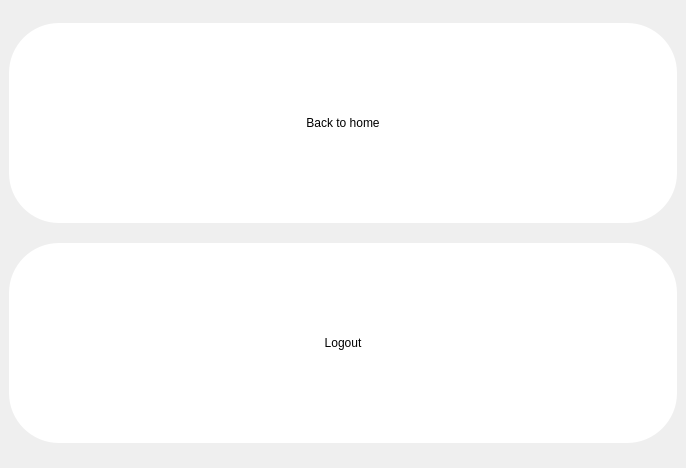
<?xml version="1.0" encoding="UTF-8"?>
<ui version="4.0">
 <class>MainWindow</class>
 <widget class="QMainWindow" name="MainWindow">
  <property name="geometry">
   <rect>
    <x>0</x>
    <y>0</y>
    <width>686</width>
    <height>468</height>
   </rect>
  </property>
  <property name="windowTitle">
   <string>MainWindow</string>
  </property>
  <widget class="QWidget" name="centralwidget">
   <layout class="QVBoxLayout" name="verticalLayout" stretch="0,1">
    <item>
     <widget class="QPushButton" name="home_btn">
      <property name="maximumSize">
       <size>
        <width>16777215</width>
        <height>200</height>
       </size>
      </property>
      <property name="styleSheet">
       <string notr="true">QPushButton {
	background-color: #ffffff  ;
	border-radius: 50%;
}

QPushButton:hover {
	background-color: #0008ff ;
	color: white;
}</string>
      </property>
      <property name="text">
       <string>Back to home</string>
      </property>
      <property name="icon">
       <iconset>
        <normaloff>../assets/icons8-home-100.png</normaloff>../assets/icons8-home-100.png</iconset>
      </property>
      <property name="iconSize">
       <size>
        <width>100</width>
        <height>100</height>
       </size>
      </property>
     </widget>
    </item>
    <item>
     <widget class="QPushButton" name="logout_btn">
      <property name="sizePolicy">
       <sizepolicy hsizetype="Minimum" vsizetype="Fixed">
        <horstretch>0</horstretch>
        <verstretch>200</verstretch>
       </sizepolicy>
      </property>
      <property name="minimumSize">
       <size>
        <width>0</width>
        <height>200</height>
       </size>
      </property>
      <property name="styleSheet">
       <string notr="true">QPushButton {
	background-color: #ffffff  ;
	border-radius: 50%;
}

QPushButton:hover {
	background-color: #0008ff ;
	color: white;
}</string>
      </property>
      <property name="text">
       <string>Logout</string>
      </property>
     </widget>
    </item>
   </layout>
  </widget>
 </widget>
 <resources/>
 <connections/>
</ui>
